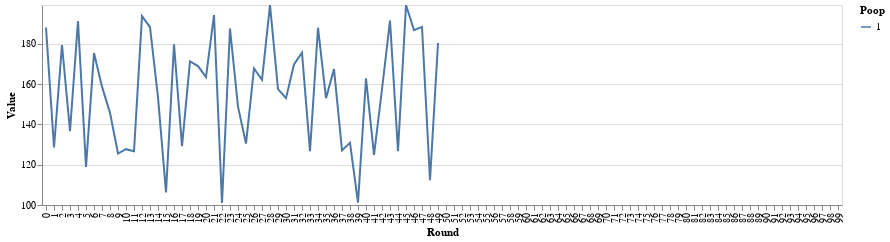

The cell this chart's notebook holds for it:
### Code cell
data_long_chart1 = data_long[data_long["new_ind"]==1].copy().reset_index()

line_chart = alt.Chart(data_long_chart1).mark_line().encode(
    alt.X('ind:N', scale=alt.Scale(domain=list(range(100))), title="Round"),
    alt.Y('Numeric_:Q', scale=alt.Scale(domainMin=100), title = 'Value'),
    alt.Color('new_ind:N',
             legend=alt.Legend(title="Poop"))
).properties(
    height=200,
    width=800
).interactive()

line_chart

### Figure 1 — Vega-Lite specification as saved in the notebook (floating-point values rounded to 4 significant figures)
{"config": {"view": {"continuousWidth": 300, "continuousHeight": 300}}, "data": {"name": "data-cc20d1034958d15242350f8053738a71"}, "mark": {"type": "line"}, "encoding": {"color": {"field": "new_ind", "legend": {"title": "Poop"}, "type": "nominal"}, "x": {"field": "ind", "scale": {"domain": [0, 1, 2, 3, 4, 5, 6, 7, 8, 9, 10, 11, 12, 13, 14, 15, 16, 17, 18, 19, 20, 21, 22, 23, 24, 25, 26, 27, 28, 29, 30, 31, 32, 33, 34, 35, 36, 37, 38, 39, 40, 41, 42, 43, 44, 45, 46, 47, 48, 49, 50, 51, 52, 53, 54, 55, 56, 57, 58, 59, 60, 61, 62, 63, 64, 65, 66, 67, 68, 69, 70, 71, 72, 73, 74, 75, 76, 77, 78, 79, 80, 81, 82, 83, 84, 85, 86, 87, 88, 89, 90, 91, 92, 93, 94, 95, 96, 97, 98, 99]}, "title": "Round", "type": "nominal"}, "y": {"field": "Numeric_", "scale": {"domainMin": 100}, "title": "Value", "type": "quantitative"}}, "height": 200, "params": [{"name": "param_6", "select": {"type": "interval", "encodings": ["x", "y"]}, "bind": "scales"}], "width": 800, "$schema": "https://vega.github.io/schema/vega-lite/v5.8.0.json", "datasets": {"data-cc20d1034958d15242350f8053738a71": [{"index": 0, "Category": "Category C", "ind": 0, "new_ind": 1, "Numeric_": 188.1}, {"index": 4, "Category": "Category A", "ind": 1, "new_ind": 1, "Numeric_": 128.6}, {"index": 8, "Category": "Category A", "ind": 2, "new_ind": 1, "Numeric_": 179.4}, {"index": 12, "Category": "Category B", "ind": 3, "new_ind": 1, "Numeric_": 136.6}, {"index": 16, "Category": "Category B", "ind": 4, "new_ind": 1, "Numeric_": 191.2}, {"index": 20, "Category": "Category C", "ind": 5, "new_ind": 1, "Numeric_": 118.9}, {"index": 24, "Category": "Category A", "ind": 6, "new_ind": 1, "Numeric_": 175.4}, {"index": 28, "Category": "Category B", "ind": 7, "new_ind": 1, "Numeric_": 158.8}, {"index": 32, "Category": "Category C", "ind": 8, "new_ind": 1, "Numeric_": 145.7}, {"index": 36, "Category": "Category B", "ind": 9, "new_ind": 1, "Numeric_": 125.5}, {"index": 40, "Category": "Category A", "ind": 10, "new_ind": 1, "Numeric_": 127.7}, {"index": 44, "Category": "Category B", "ind": 11, "new_ind": 1, "Numeric_": 126.6}, {"index": 48, "Category": "Category A", "ind": 12, "new_ind": 1, "Numeric_": 193.7}, {"index": 52, "Category": "Category A", "ind": 13, "new_ind": 1, "Numeric_": 188.3}, {"index": 56, "Category": "Category A", "ind": 14, "new_ind": 1, "Numeric_": 153.6}, {"index": 60, "Category": "Category A", "ind": 15, "new_ind": 1, "Numeric_": 106.2}, {"index": 64, "Category": "Category C", "ind": 16, "new_ind": 1, "Numeric_": 179.7}, {"index": 68, "Category": "Category C", "ind": 17, "new_ind": 1, "Numeric_": 129.3}, {"index": 72, "Category": "Category C", "ind": 18, "new_ind": 1, "Numeric_": 171.3}, {"index": 76, "Category": "Category B", "ind": 19, "new_ind": 1, "Numeric_": 169.0}, {"index": 80, "Category": "Category C", "ind": 20, "new_ind": 1, "Numeric_": 163.5}, {"index": 84, "Category": "Category A", "ind": 21, "new_ind": 1, "Numeric_": 194.3}, {"index": 88, "Category": "Category C", "ind": 22, "new_ind": 1, "Numeric_": 101.0}, {"index": 92, "Category": "Category A", "ind": 23, "new_ind": 1, "Numeric_": 187.6}, {"index": 96, "Category": "Category B", "ind": 24, "new_ind": 1, "Numeric_": 148.8}, {"index": 100, "Category": "Category A", "ind": 25, "new_ind": 1, "Numeric_": 130.5}, {"index": 104, "Category": "Category B", "ind": 26, "new_ind": 1, "Numeric_": 167.8}, {"index": 108, "Category": "Category B", "ind": 27, "new_ind": 1, "Numeric_": 162.1}, {"index": 112, "Category": "Category C", "ind": 28, "new_ind": 1, "Numeric_": 199.2}, {"index": 116, "Category": "Category A", "ind": 29, "new_ind": 1, "Numeric_": 157.5}, {"index": 120, "Category": "Category B", "ind": 30, "new_ind": 1, "Numeric_": 153.0}, {"index": 124, "Category": "Category C", "ind": 31, "new_ind": 1, "Numeric_": 169.8}, {"index": 128, "Category": "Category C", "ind": 32, "new_ind": 1, "Numeric_": 175.6}, {"index": 132, "Category": "Category C", "ind": 33, "new_ind": 1, "Numeric_": 126.7}, {"index": 136, "Category": "Category B", "ind": 34, "new_ind": 1, "Numeric_": 188.0}, {"index": 140, "Category": "Category A", "ind": 35, "new_ind": 1, "Numeric_": 153.0}, {"index": 144, "Category": "Category B", "ind": 36, "new_ind": 1, "Numeric_": 167.4}, {"index": 148, "Category": "Category B", "ind": 37, "new_ind": 1, "Numeric_": 127.1}, {"index": 152, "Category": "Category B", "ind": 38, "new_ind": 1, "Numeric_": 130.9}, {"index": 156, "Category": "Category A", "ind": 39, "new_ind": 1, "Numeric_": 101.1}, {"index": 160, "Category": "Category A", "ind": 40, "new_ind": 1, "Numeric_": 162.8}, {"index": 164, "Category": "Category B", "ind": 41, "new_ind": 1, "Numeric_": 124.9}, {"index": 168, "Category": "Category C", "ind": 42, "new_ind": 1, "Numeric_": 157.4}, {"index": 172, "Category": "Category B", "ind": 43, "new_ind": 1, "Numeric_": 191.5}, {"index": 176, "Category": "Category B", "ind": 44, "new_ind": 1, "Numeric_": 126.8}, {"index": 180, "Category": "Category C", "ind": 45, "new_ind": 1, "Numeric_": 199.3}, {"index": 184, "Category": "Category B", "ind": 46, "new_ind": 1, "Numeric_": 186.8}, {"index": 188, "Category": "Category C", "ind": 47, "new_ind": 1, "Numeric_": 188.4}, {"index": 192, "Category": "Category C", "ind": 48, "new_ind": 1, "Numeric_": 112.3}, {"index": 196, "Category": "Category B", "ind": 49, "new_ind": 1, "Numeric_": 180.4}]}}
